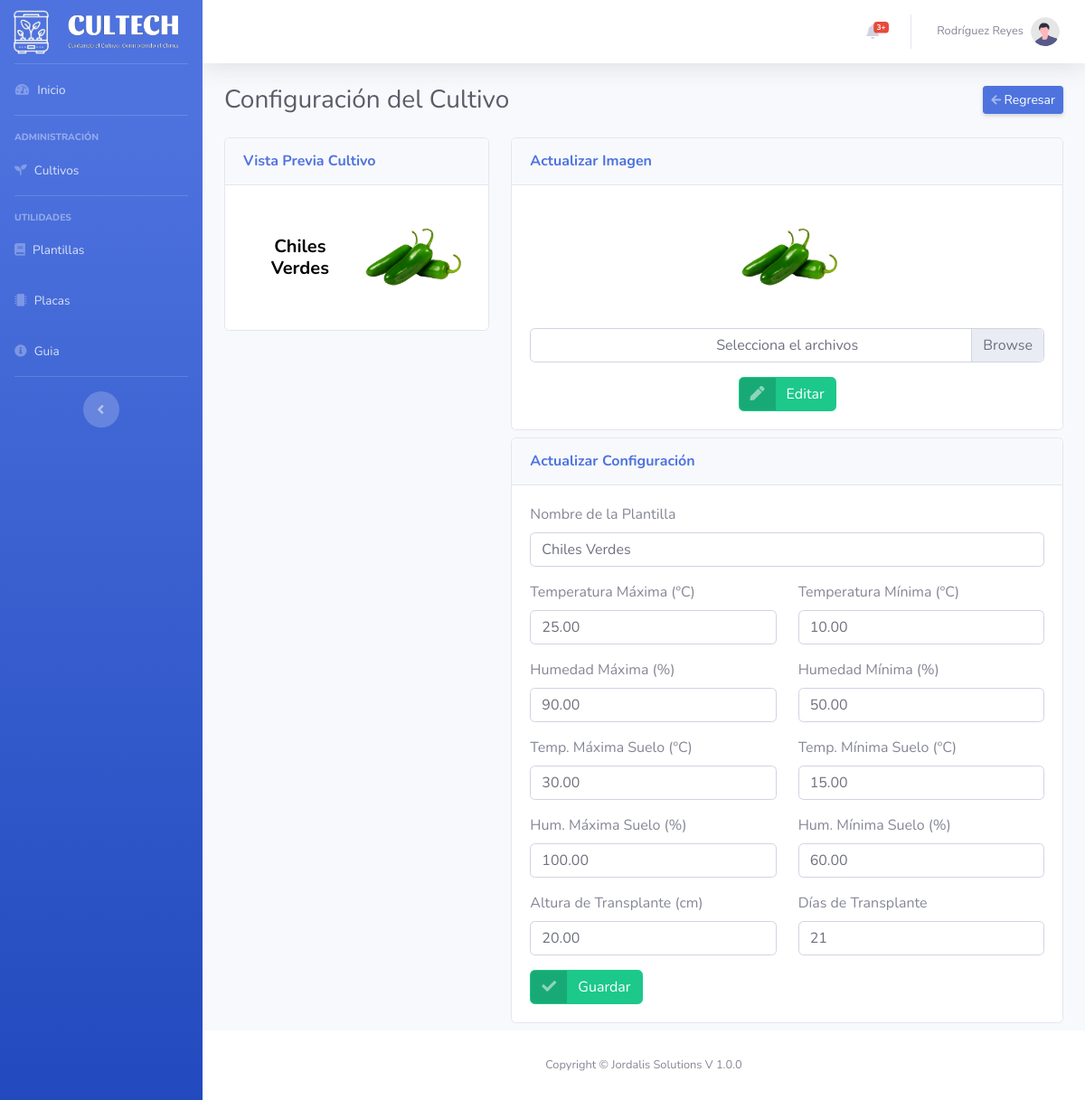
The page /Cultivos/Configuracion?id=1 (signed in) on the database its author committed.
### tables this page shows
CREATE TABLE `cultivos` (
  `id` int(10) NOT NULL,
  `id_usuario` int(10) NOT NULL,
  `id_placa` int(10) NOT NULL,
  `nombre` varchar(50) NOT NULL,
  `fecha` date NOT NULL DEFAULT current_timestamp(),
  `estado` int(1) NOT NULL DEFAULT 0,
  `alerta` int(1) NOT NULL DEFAULT 0
);

CREATE TABLE `configuracion` (
  `id` int(10) NOT NULL,
  `id_cultivo` int(10) NOT NULL,
  `tem_max` decimal(10,2) NOT NULL,
  `tem_min` decimal(10,2) NOT NULL,
  `humedad_max` decimal(10,2) NOT NULL,
  `humedad_min` decimal(10,2) NOT NULL,
  `stem_max` decimal(10,2) NOT NULL,
  `stem_min` decimal(10,2) NOT NULL,
  `shumedad_max` decimal(10,2) NOT NULL,
  `shumedad_min` decimal(10,2) NOT NULL,
  `co2_max` decimal(10,2) NOT NULL,
  `luz` decimal(10,2) NOT NULL,
  `altura` decimal(10,2) NOT NULL,
  `dias` int(11) NOT NULL,
  `foto` varchar(50) NOT NULL
);

### Libraries/Core/Views.php (called while the page is built)
<?php
class Views{
    function getView($controller, $view, $alert="", $data1 = "", $data2 = "", $data3 = "", $data4 = "", $data5 = "")
    {
        $controller = get_class($controller);
        if ($controller == "") {
            $view = "Views/".$view.".php";
        }else{
            $view = "Views/" . $controller . "/" . $view . ".php";
        }
        require_once($view);
    }
}
?>

### index.php (called while the page is built, shortened)
<?php
require_once("Helpers/Helpers.php");
require_once("Libraries/Core/Load.php");
?>

### Helpers/Helpers.php (called while the page is built, shortened)
<?php
function base_url()
{
    return BASE_URL;
}
?>

### Libraries/Core/Mysql.php (called while the page is built, shortened)
<?php
class Mysql extends Conexion{
    private $conexion;
    function __construct()
    {
        $this->conexion = new Conexion();
        $this->conexion = $this->conexion->conect();
    }
    public function select(string $query){
        $this->strquery = $query;
        $result = $this->conexion->prepare($this->strquery);
        $result->execute();
        $data = $result->fetch(PDO::FETCH_ASSOC);
        return $data;
    }
}
?>

### Libraries/Core/Conexion.php (called while the page is built)
<?php
class Conexion{
    private $conect;
    public function __construct()
    {
      $conexion = "mysql:host=".HOST.";dbname=".BD.";.CHARSET.";
      try {
          $this->conect = new PDO($conexion, DB_USER, PASS);
          $this->conect->setAttribute(PDO::ATTR_ERRMODE, PDO::ERRMODE_EXCEPTION);
      } catch (PDOException $e) {
          $this->conect = "Error en la conexion";
          echo "Error: " . $e->getMessage();
      }
    }
    public function conect()
    {
        return $this->conect;
    }
}
?>

### Models/CultivosModel.php (called while the page is built, shortened)
<?php
    class CultivosModel extends Mysql{
        public function datoscultivo(int $id)
        {
            $this->id = $id;
            $sql = "SELECT * FROM cultivos WHERE id = '{$this->id}'";
            $res = $this->select($sql);
            return $res;
        }
        public function datosconfiguracion(int $id)
        {
            $this->id = $id;
            $sql = "SELECT * FROM configuracion WHERE id_cultivo = '{$this->id}'";
            $res = $this->select($sql);
            return $res;
        }
    }
?>

### Views/Cultivos/Configuracion.php (the view, shortened to what this page needs)
<div class="container-fluid">
  <div class="d-sm-flex align-items-center justify-content-between mb-4">
      <h1 class="h3 mb-0 text-gray-800">Configuración del Cultivo</h1>
      <div class="d-sm-inline-block">
          <a href="<?= base_url(); ?>Cultivos/Monitoreo?id=<?= $_GET['id']; ?>" class="btn btn-sm btn-primary shadow-sm"><i class="fas fa-arrow-left fa-sm text-white-50"></i> Regresar</a>
      </div>
  </div>
    <div class="row">
        <div class="col-lg-4">
            <div class="card position-relative">
                <div class="card-header py-3">
                    <h6 class="m-0 font-weight-bold text-primary">Vista Previa Cultivo</h6>
                </div>
                <div class="card-body text-center">
                  <div class="row no-gutters align-items-center">
                      <div class="col-6">
                          <div class="h5 mb-0 font-weight-bold" style="color: black;"><?= $data1['nombre']; ?></div>
                      </div>
                      <div class="col-auto">
                          <img src="<?= base_url(); ?>Assets/img/cultivos/monitoreo/<?= $data2['foto']; ?>" height="120px">
                      </div>
                  </div>
                </div>
            </div>
        </div>
        <div class="col-lg-8">
            <div class="card position-relative">
                <div class="card-header py-3">
                    <h6 class="m-0 font-weight-bold text-primary">Actualizar Imagen</h6>
                </div>
                <div class="card-body text-center">
                  <img style="margin: 0 0 10px 0;" src="<?= base_url(); ?>Assets/img/cultivos/monitoreo/<?= $data2['foto']; ?>" height="120px">
                  <form id="formulario2" method="post" action="<?php echo base_url(); ?>Cultivos/ImagenCultivo" autocomplete="off" enctype="multipart/form-data">
                      <div class="form-group">
                        <div class="custom-file">
                          <label class="custom-file-label" for="archivo">Selecciona el archivos</label>
                        </div>
                      </div>
                      <button type="submit" class="btn btn-success btn-icon-split">
                          <span class="icon text-white-50">
                              <i class="fas fa-pen"></i>
                          </span>
                          <span class="text">Editar</span>
                      </button>
                  </form>
                </div>
            </div>
            <div class="card position-relative">
                <div class="card-header py-3">
                    <h6 class="m-0 font-weight-bold text-primary">Actualizar Configuración</h6>
                </div>
                <div class="card-body">
                  <form id="formulario1" method="post" action="<?php echo base_url(); ?>Cultivos/ActualizarConfiguracion" autocomplete="off" enctype="multipart/form-data">
                      <div class="form-group">
                        <label for="nombre">Nombre de la Plantilla</label>
                        <input type="text" class="form-control" id="nombre" name="nombre" value="<?= $data1['nombre']; ?>">
                      </div>
                      <div class="row">
                          <div class="form-group col-6">
                            <label for="tem_max">Temperatura Máxima (ºC)</label>
                            <input type="tem_max" step="0.01" class="form-control" id="tem_max" name="tem_max" value="<?= $data2['tem_max']; ?>">
                          </div>
                          <div class="form-group col-6">
                            <label for="tem_min">Temperatura Mínima (ºC)</label>
                            <input type="number" step="0.01" class="form-control" id="tem_min" name="tem_min" value="<?= $data2['tem_min']; ?>">
                          </div>
                          <div class="form-group col-6">
                            <label for="humedad_max">Humedad Máxima (%)</label>
                            <input type="number" step="0.01" class="form-control" id="humedad_max" name="humedad_max" value="<?= $data2['humedad_max']; ?>">
                          </div>
                          <div class="form-group col-6">
                            <label for="humedad_min">Humedad Mínima (%)</label>
                            <input type="number" step="0.01" class="form-control" id="humedad_min" name="humedad_min" value="<?= $data2['humedad_min']; ?>">
                          </div>
                          <div class="form-group col-6">
                            <label for="stem_max">Temp. Máxima Suelo (ºC)</label>
                            <input type="number" step="0.01" class="form-control" id="stem_max" name="stem_max" value="<?= $data2['stem_max']; ?>">
                          </div>
                          <div class="form-group col-6">
                            <label for="stem_min">Temp. Mínima Suelo (ºC)</label>
                            <input type="number" step="0.01" class="form-control" id="stem_min" name="stem_min" value="<?= $data2['stem_min']; ?>">
                          </div>
                          <div class="form-group col-6">
                            <label for="shumedad_max">Hum. Máxima Suelo (%)</label>
                            <input type="number" step="0.01" class="form-control" id="shumedad_max" name="shumedad_max" value="<?= $data2['shumedad_max']; ?>">
                          </div>
                          <div class="form-group col-6">
                            <label for="shumedad_min">Hum. Mínima Suelo (%)</label>
                            <input type="number" step="0.01" class="form-control" id="shumedad_min" name="shumedad_min" value="<?= $data2['shumedad_min']; ?>">
                          </div>
                          <div class="form-group col-6">
                            <label for="altura">Altura de Transplante (cm)</label>
                            <input type="number" step="0.01" class="form-control" id="altura" name="altura" value="<?= $data2['altura']; ?>">
                          </div>
                          <div class="form-group col-6">
                            <label for="dias">Días de Transplante</label>
                            <input type="number" class="form-control" id="dias" name="dias" value="<?= $data2['dias']; ?>">
                          </div>
                      </div>
                      <button type="submit" class="btn btn-success btn-icon-split">
                          <span class="icon text-white-50">
                              <i class="fas fa-check"></i>
                          </span>
                          <span class="text">Guardar</span>
                      </button>
                  </form>
                </div>
            </div>
        </div>
    </div>
</div>

### rows shown on the page
cultivos: nombre "Chiles Verdes"
configuracion: foto (picture), tem_max "25.00", tem_min "10.00", humedad_max "90.00", humedad_min "50.00", stem_max "30.00", stem_min "15.00", shumedad_max "100.00", shumedad_min "60.00", altura "20.00", dias "21"

### other values the page prints
$_SESSION['apellido'] "Rodríguez Reyes"
